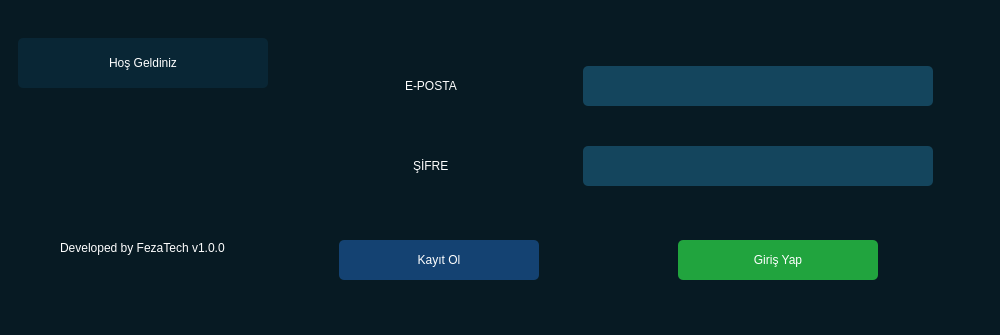
<?xml version="1.0" encoding="UTF-8"?>
<ui version="4.0">
 <class>Dialog</class>
 <widget class="QDialog" name="Dialog">
  <property name="geometry">
   <rect>
    <x>0</x>
    <y>0</y>
    <width>1000</width>
    <height>335</height>
   </rect>
  </property>
  <property name="minimumSize">
   <size>
    <width>1000</width>
    <height>335</height>
   </size>
  </property>
  <property name="maximumSize">
   <size>
    <width>1000</width>
    <height>335</height>
   </size>
  </property>
  <property name="windowTitle">
   <string>Dialog</string>
  </property>
  <property name="styleSheet">
   <string notr="true">*{
background-color: rgb(7, 26, 35);
color: rgb(255, 255, 255);
border : none ;
}
</string>
  </property>
  <layout class="QVBoxLayout" name="verticalLayout">
   <property name="spacing">
    <number>0</number>
   </property>
   <property name="leftMargin">
    <number>0</number>
   </property>
   <property name="topMargin">
    <number>0</number>
   </property>
   <property name="rightMargin">
    <number>0</number>
   </property>
   <property name="bottomMargin">
    <number>0</number>
   </property>
   <item>
    <widget class="QFrame" name="frame_2">
     <property name="frameShape">
      <enum>QFrame::StyledPanel</enum>
     </property>
     <property name="frameShadow">
      <enum>QFrame::Raised</enum>
     </property>
     <layout class="QVBoxLayout" name="verticalLayout_3">
      <item alignment="Qt::AlignRight">
       <widget class="QPushButton" name="exit_btn">
        <property name="text">
         <string/>
        </property>
        <property name="icon">
         <iconset resource="../assets/image.qrc">
          <normaloff>:/icons/icons/Ellipse 5.png</normaloff>:/icons/icons/Ellipse 5.png</iconset>
        </property>
        <property name="iconSize">
         <size>
          <width>20</width>
          <height>20</height>
         </size>
        </property>
       </widget>
      </item>
      <item>
       <widget class="QFrame" name="main_frame">
        <property name="frameShape">
         <enum>QFrame::StyledPanel</enum>
        </property>
        <property name="frameShadow">
         <enum>QFrame::Raised</enum>
        </property>
        <layout class="QHBoxLayout" name="horizontalLayout">
         <property name="spacing">
          <number>0</number>
         </property>
         <property name="leftMargin">
          <number>0</number>
         </property>
         <property name="topMargin">
          <number>0</number>
         </property>
         <property name="rightMargin">
          <number>0</number>
         </property>
         <property name="bottomMargin">
          <number>0</number>
         </property>
         <item alignment="Qt::AlignHCenter">
          <widget class="QFrame" name="frame">
           <property name="minimumSize">
            <size>
             <width>140</width>
             <height>0</height>
            </size>
           </property>
           <property name="frameShape">
            <enum>QFrame::StyledPanel</enum>
           </property>
           <property name="frameShadow">
            <enum>QFrame::Raised</enum>
           </property>
           <layout class="QVBoxLayout" name="verticalLayout_4">
            <property name="spacing">
             <number>20</number>
            </property>
            <item alignment="Qt::AlignHCenter">
             <widget class="QLabel" name="label_2">
              <property name="minimumSize">
               <size>
                <width>250</width>
                <height>50</height>
               </size>
              </property>
              <property name="maximumSize">
               <size>
                <width>250</width>
                <height>50</height>
               </size>
              </property>
              <property name="styleSheet">
               <string notr="true">*{
background-color: rgb(9, 38, 53);
pading : 6px;
border-radius:5px;
font: 1000 14pt &quot;Montserrat&quot;;
}</string>
              </property>
              <property name="text">
               <string>Hoş Geldiniz</string>
              </property>
              <property name="alignment">
               <set>Qt::AlignCenter</set>
              </property>
             </widget>
            </item>
            <item>
             <widget class="QLabel" name="logo_label">
              <property name="sizePolicy">
               <sizepolicy hsizetype="Maximum" vsizetype="Preferred">
                <horstretch>0</horstretch>
                <verstretch>0</verstretch>
               </sizepolicy>
              </property>
              <property name="maximumSize">
               <size>
                <width>210</width>
                <height>70</height>
               </size>
              </property>
              <property name="text">
               <string/>
              </property>
              <property name="pixmap">
               <pixmap resource="../assets/image.qrc">:/image/logo.png</pixmap>
              </property>
              <property name="scaledContents">
               <bool>true</bool>
              </property>
              <property name="alignment">
               <set>Qt::AlignHCenter|Qt::AlignTop</set>
              </property>
              <property name="wordWrap">
               <bool>false</bool>
              </property>
              <property name="margin">
               <number>37</number>
              </property>
              <property name="indent">
               <number>-1</number>
              </property>
              <property name="openExternalLinks">
               <bool>false</bool>
              </property>
             </widget>
            </item>
            <item alignment="Qt::AlignHCenter">
             <widget class="QLabel" name="label">
              <property name="styleSheet">
               <string notr="true">font: 11pt &quot;Montserrat&quot;;</string>
              </property>
              <property name="text">
               <string>Developed by FezaTech v1.0.0</string>
              </property>
             </widget>
            </item>
           </layout>
          </widget>
         </item>
         <item>
          <widget class="QFrame" name="main_form_frame">
           <property name="styleSheet">
            <string notr="true">QLineEdit{
background-color: rgb(255, 255, 255);
color: rgb(0, 0, 0);
width: 20px;
height: 30px;
font: 75 16pt &quot;MS Shell Dlg 2&quot;;
}
QLabel{
font:45 14pt &quot;MS Shell Dlg 2&quot;;
text-align: center;

}
QLineEdit{
background-color: rgb(20, 69, 93);
border-radius : 5px;
padding:5px;
	color: rgb(255, 255, 255);
}

</string>
           </property>
           <property name="frameShape">
            <enum>QFrame::StyledPanel</enum>
           </property>
           <property name="frameShadow">
            <enum>QFrame::Raised</enum>
           </property>
           <layout class="QVBoxLayout" name="verticalLayout_2">
            <property name="spacing">
             <number>0</number>
            </property>
            <property name="leftMargin">
             <number>0</number>
            </property>
            <property name="topMargin">
             <number>0</number>
            </property>
            <property name="rightMargin">
             <number>49</number>
            </property>
            <property name="bottomMargin">
             <number>0</number>
            </property>
            <item alignment="Qt::AlignBottom">
             <widget class="QFrame" name="eposta_frame">
              <property name="frameShape">
               <enum>QFrame::StyledPanel</enum>
              </property>
              <property name="frameShadow">
               <enum>QFrame::Raised</enum>
              </property>
              <layout class="QHBoxLayout" name="horizontalLayout_2">
               <property name="bottomMargin">
                <number>15</number>
               </property>
               <item alignment="Qt::AlignHCenter">
                <widget class="QLabel" name="eposta_label">
                 <property name="text">
                  <string>E-POSTA</string>
                 </property>
                </widget>
               </item>
               <item>
                <widget class="QLineEdit" name="eposta_lineedit">
                 <property name="maximumSize">
                  <size>
                   <width>350</width>
                   <height>16777215</height>
                  </size>
                 </property>
                 <property name="text">
                  <string/>
                 </property>
                </widget>
               </item>
              </layout>
             </widget>
            </item>
            <item alignment="Qt::AlignTop">
             <widget class="QFrame" name="password_frame">
              <property name="frameShape">
               <enum>QFrame::StyledPanel</enum>
              </property>
              <property name="frameShadow">
               <enum>QFrame::Raised</enum>
              </property>
              <layout class="QHBoxLayout" name="horizontalLayout_3">
               <property name="topMargin">
                <number>25</number>
               </property>
               <item alignment="Qt::AlignHCenter">
                <widget class="QLabel" name="password_label">
                 <property name="text">
                  <string>ŞİFRE</string>
                 </property>
                </widget>
               </item>
               <item>
                <widget class="QLineEdit" name="password_lineedit">
                 <property name="maximumSize">
                  <size>
                   <width>350</width>
                   <height>16777215</height>
                  </size>
                 </property>
                 <property name="text">
                  <string/>
                 </property>
                </widget>
               </item>
              </layout>
             </widget>
            </item>
            <item>
             <widget class="QFrame" name="button_row_frame">
              <property name="styleSheet">
               <string notr="true">border-radius : 5px; 
font: 75 12pt &quot;MS Shell Dlg 2&quot;;
</string>
              </property>
              <property name="frameShape">
               <enum>QFrame::StyledPanel</enum>
              </property>
              <property name="frameShadow">
               <enum>QFrame::Raised</enum>
              </property>
              <layout class="QHBoxLayout" name="horizontalLayout_4">
               <property name="spacing">
                <number>86</number>
               </property>
               <item>
                <widget class="QPushButton" name="register_btn">
                 <property name="minimumSize">
                  <size>
                   <width>200</width>
                   <height>40</height>
                  </size>
                 </property>
                 <property name="maximumSize">
                  <size>
                   <width>200</width>
                   <height>16777215</height>
                  </size>
                 </property>
                 <property name="styleSheet">
                  <string notr="true">QPushButton{
background-color: rgb(20, 66, 114);
border-radius : 5px ;
font: 600 12pt &quot;Montserrat&quot;;
}
:hover{
background-color: rgb(9, 33, 44);
}</string>
                 </property>
                 <property name="text">
                  <string>Kayıt Ol</string>
                 </property>
                </widget>
               </item>
               <item>
                <widget class="QPushButton" name="signin_btn">
                 <property name="minimumSize">
                  <size>
                   <width>200</width>
                   <height>40</height>
                  </size>
                 </property>
                 <property name="maximumSize">
                  <size>
                   <width>15</width>
                   <height>16777215</height>
                  </size>
                 </property>
                 <property name="styleSheet">
                  <string notr="true">QPushButton{
background-color: rgb(33, 164, 62);
border-radius : 5px ;
font: 600 12pt &quot;Montserrat&quot;;
}
:hover{
background-color: rgb(25, 126, 47);
}</string>
                 </property>
                 <property name="text">
                  <string>Giriş Yap</string>
                 </property>
                </widget>
               </item>
              </layout>
             </widget>
            </item>
           </layout>
          </widget>
         </item>
        </layout>
       </widget>
      </item>
      <item alignment="Qt::AlignRight">
       <widget class="QLabel" name="status_label">
        <property name="sizePolicy">
         <sizepolicy hsizetype="Preferred" vsizetype="Maximum">
          <horstretch>0</horstretch>
          <verstretch>0</verstretch>
         </sizepolicy>
        </property>
        <property name="styleSheet">
         <string notr="true">color: rgb(158, 40, 40);</string>
        </property>
        <property name="text">
         <string/>
        </property>
       </widget>
      </item>
     </layout>
    </widget>
   </item>
  </layout>
 </widget>
 <resources>
  <include location="../assets/image.qrc"/>
  <include location="assets/image.qrc"/>
 </resources>
 <connections/>
</ui>
